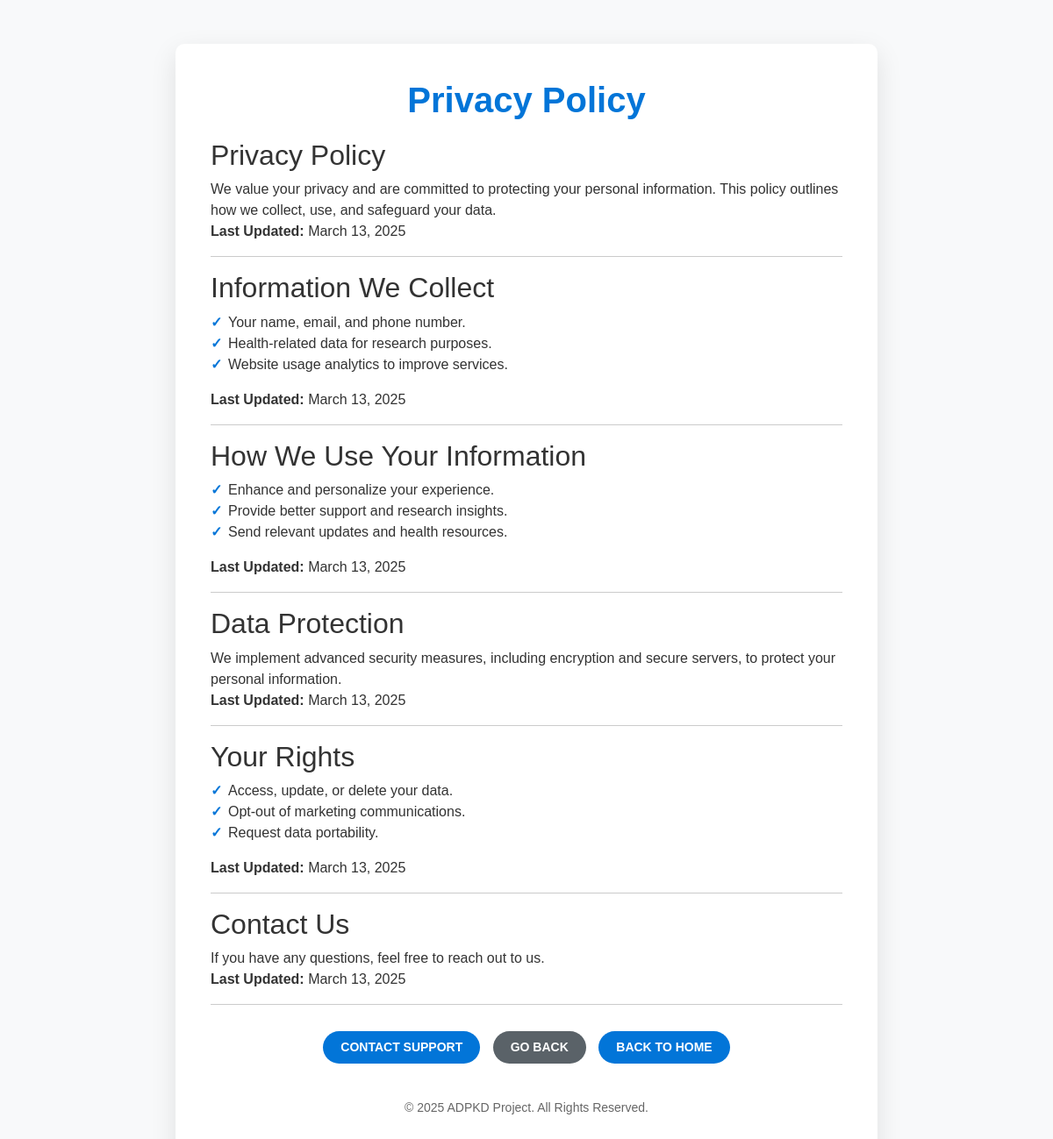
/privacy_policy/, run on the app's committed database.
### Terms_Conditions_And_privacy_policy/models.py (models this page shows, shortened)
class PrivacyPolicy(models.Model):
    title = models.CharField(max_length=255, default="Privacy Policy")
    content = models.TextField()  # Store policy content as rich text
    last_updated = models.DateTimeField(auto_now=True)

### ADPKD/views.py (the view)
# urls.py: path('privacy_policy/', views.privacy_policy, name='privacy_policy'),
def privacy_policy(request):
    policies = PrivacyPolicy.objects.all()
    return render(request,'privacy_policy.html',{"policies": policies})

### templates/privacy_policy.html (shortened to what this page needs)
{% load static %}
<!DOCTYPE html>
<html lang="en">
    <head>
        <link href="https://cdn.jsdelivr.net/npm/bootstrap@5.3.0/dist/css/bootstrap.min.css" rel="stylesheet">
        <link rel="stylesheet" href="{% static 'css/privacy_policy.css' %}">
    </head>
    <body>
        <div class="container">
            <h1>Privacy Policy</h1>
            {% for policy in policies %}
            <div class="policy-section">
                <h2>{{ policy.title }}</h2>
                <div>{{ policy.content|safe }}</div>
                <p><strong>Last Updated:</strong> {{ policy.last_updated|date:"F d, Y" }}</p>
                <hr>
            </div>
            {% endfor %}
            <div class="btn-container">
                <a href="#" class="btn btn-primary btn-custom">Contact Support</a>
                <a href="javascript:history.back()" class="btn btn-secondary btn-custom">Go Back</a>
                <a href="/" class="btn btn-primary btn-custom">Back to Home</a>
            </div>
            <div class="footer">
                <p>&copy; 2025 ADPKD Project. All Rights Reserved.</p>
            </div>
        </div>
    </body>
</html>

### static/css/privacy_policy.css (style rules this page uses)
body { background-color: #f8f9fa; font-family: 'Poppins', sans-serif; color: #333; }
.container { max-width: 800px; background: #ffffff; padding: 40px; border-radius: 10px; box-shadow: 0 10px 30px rgba(0, 0, 0, 0.1); margin-top: 50px; text-align: left; }
h1 { font-weight: 700; color: #0275d8; text-align: center; margin-bottom: 20px; }
ul { list-style: none; padding-left: 0; }
ul li::before { content: '\2713'; color: #0275d8; font-weight: bold; display: inline-block; width: 20px; }
.footer { margin-top: 30px; font-size: 14px; color: #666; text-align: center; }
.btn-custom { display: inline-block; width: auto; text-align: center; padding: 8px 20px; border-radius: 20px; margin: 10px 5px; font-weight: 600; text-transform: uppercase; font-size: 14px; }
.btn-primary { background-color: #0275d8; border: none; }
.btn-secondary { background-color: #5a6268; border: none; }
.btn-container { text-align: center; margin-top: 20px; }

### data on the page
PrivacyPolicy: title "Privacy Policy", content "We value your privacy and are committed to protecting your personal information. This policy outlines how we collect, use, and safeguard your data.", last_updated "March 13, 2025"
PrivacyPolicy: title "Information We Collect", content "Your name, email, and phone number. Health-related data for research purposes. Website usage analytics to improve services.", last_updated "March 13, 2025"
PrivacyPolicy: title "How We Use Your Information", content "Enhance and personalize your experience. Provide better support and research insights. Send relevant updates and health resources.", last_updated "March 13, 2025"
PrivacyPolicy: title "Data Protection", content "We implement advanced security measures, including encryption and secure servers, to protect your personal information.", last_updated "March 13, 2025"
PrivacyPolicy: title "Your Rights", content "Access, update, or delete your data. Opt-out of marketing communications. Request data portability.", last_updated "March 13, 2025"
PrivacyPolicy: title "Contact Us", content "If you have any questions, feel free to reach out to us.", last_updated "March 13, 2025"
